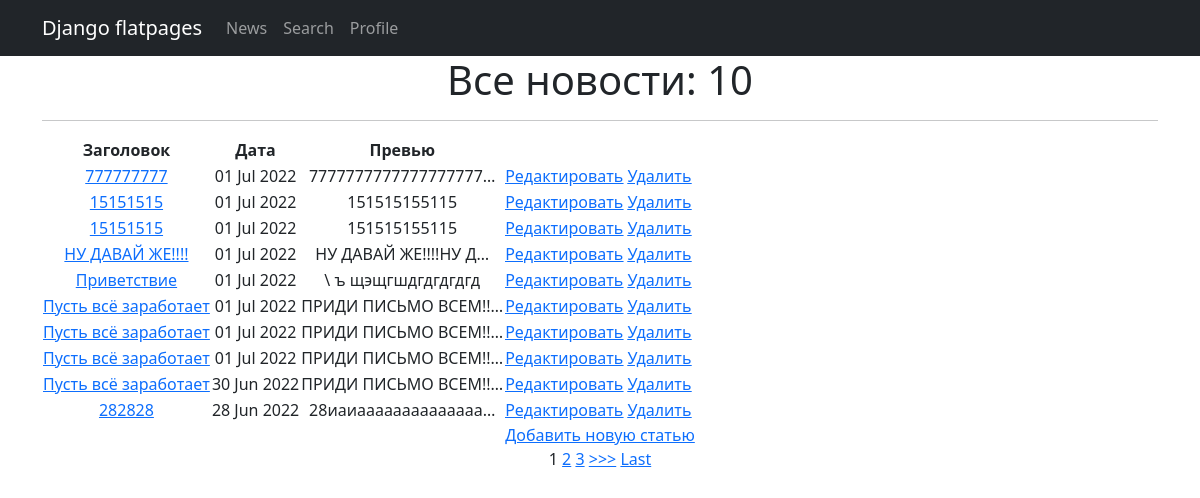
The page /news/ on the database as committed earlier.
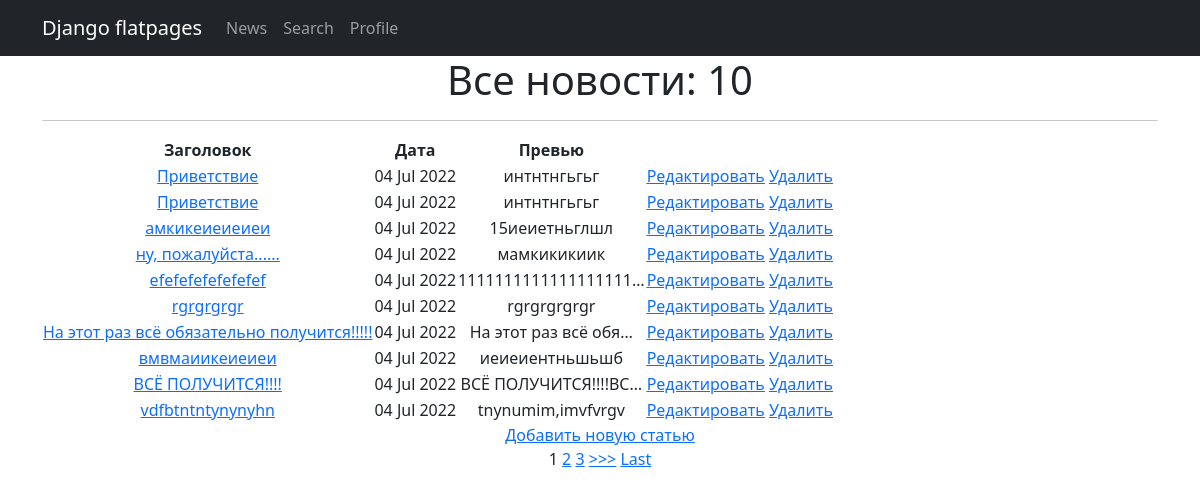
The same page on the database as committed later.
### news/models.py (models this page shows, shortened)
class Post(models.Model):
    article = 'ar'
    news = 'nw'
    NEWS_POST = [
        (article, 'Статья'),
        (news, 'Новость'),
    ]
    post_author = models.ForeignKey(Author, on_delete=models.CASCADE, verbose_name='Автор')
    news_post = models.CharField(max_length=2, choices=NEWS_POST, default=article)
    post_data = models.DateTimeField(auto_now_add=True)
    header_post = models.CharField(max_length=255)
    text_post = models.TextField()
    rating_post = models.IntegerField(default=0)
    post_category = models.ManyToManyField(Category, through='PostCategory', verbose_name='Категория')

### news/views.py (the view)
# urls.py: path('', NewsList.as_view()),
class NewsList(ListView):
    model = Post
    ordering = '-id'
    template_name = 'news.html'
    context_object_name = 'news'
    paginate_by = 10

### news/templatetags/censor.py (called while the page is built)
@register.filter()
def censor(value):
   badwords = ('Алоха', 'пост', 'метис', 'привет')
   value = value.split()
   for index, word in enumerate(value):
      if any(badword in word for badword in badwords):
         value[index] = word[0] + "".join('*' if c.isalpha() else c for c in word)
         value[index] = value[index].replace('*', '', 1)
   return " ".join(value)

### templates/news.html (shortened to what this page needs)
{% extends 'flatpages/default.html' %}
{% load censor %}
{% block content %}
<h1>Все новости: {{ news|length }}</h1>
<hr>
{% if news %}
      <table>
           <tr>
               <td><b>Заголовок</b></td>
               <td><b>Дата</b></td>
               <td><b>Превью</b></td>
           </tr>
          {% for post in news %}
           <tr>
               <td>
            <a href = "{% url 'news_' post.id %}">{{ post.header_post|censor }}</a></td>
               <td>{{ post.post_data|date:'d M Y'}}</td>
               <td>{{ post.text_post|truncatechars:20|censor }}</td>
               <td><a href="{% url 'edit' post.id %}"><u>Редактировать</u></a>
            <a href="{% url 'delete' post.id %}"><u> Удалить </u></a> </td>
           </tr>
           {% endfor %}
       </table>
   {% else %}
       <h2>Новостей нет!</h2>
   {% endif %}
<a href="{% url 'add' %}">Добавить новую статью</a> <br>
{% if is_paginated %}
    {% for num in page_obj.paginator.page_range %}
        {% if page_obj.number == num %}
            <a>{{ num }}</a>
        {% elif num > page_obj.number|add:'-3' and num < page_obj.number|add:'3' %}
            <a href="?page={{ num }}">{{ num }}</a>
        {% endif %}
    {% endfor %}
    {% if page_obj.has_next %}
        <a href="?page={{ page_obj.next_page_number }}">>>></a>
        <a href="?page={{ page_obj.paginator.num_pages }}">Last</a>
    {% endif %}
{% endif %}
{% endblock content %}

Rows that differ between the two databases and show on the page:
no longer on this page (row unchanged): Post: header_post|censor "777777777", post_data "01 Jul 2022", text_post|censor "7777777777777777777…"
no longer on this page (row unchanged): Post: header_post|censor "15151515", post_data "01 Jul 2022", text_post|censor "151515155115"
no longer on this page (row unchanged): Post: header_post|censor "15151515", post_data "01 Jul 2022", text_post|censor "151515155115"
no longer on this page (row unchanged): Post: header_post|censor "НУ ДАВАЙ ЖЕ!!!!", post_data "01 Jul 2022", text_post|censor "НУ ДАВАЙ ЖЕ!!!!НУ Д…"
no longer on this page (row unchanged): Post: header_post|censor "Приветствие", post_data "01 Jul 2022", text_post|censor "\\ ъ щэщгшдгдгдгдгд"
no longer on this page (row unchanged): Post: header_post|censor "Пусть всё заработает", post_data "01 Jul 2022", text_post|censor "ПРИДИ ПИСЬМО ВСЕМ!!…"
no longer on this page (row unchanged): Post: header_post|censor "Пусть всё заработает", post_data "01 Jul 2022", text_post|censor "ПРИДИ ПИСЬМО ВСЕМ!!…"
no longer on this page (row unchanged): Post: header_post|censor "Пусть всё заработает", post_data "01 Jul 2022", text_post|censor "ПРИДИ ПИСЬМО ВСЕМ!!…"
no longer on this page (row unchanged): Post: header_post|censor "Пусть всё заработает", post_data "30 Jun 2022", text_post|censor "ПРИДИ ПИСЬМО ВСЕМ!!…"
no longer on this page (row unchanged): Post: header_post|censor "282828", post_data "28 Jun 2022", text_post|censor "28иаиаааааааааааааа…"
added Post: header_post|censor "Приветствие", post_data "04 Jul 2022", text_post|censor "интнтнгьгьг"
added Post: header_post|censor "Приветствие", post_data "04 Jul 2022", text_post|censor "интнтнгьгьг"
added Post: header_post|censor "амкикеиеиеиеи", post_data "04 Jul 2022", text_post|censor "15иеиетньглшл"
added Post: header_post|censor "ну, пожалуйста......", post_data "04 Jul 2022", text_post|censor "мамкикикиик"
added Post: header_post|censor "efefefefefefefef", post_data "04 Jul 2022", text_post|censor "1111111111111111111…"
added Post: header_post|censor "rgrgrgrgr", post_data "04 Jul 2022", text_post|censor "rgrgrgrgrgr"
added Post: header_post|censor "На этот раз всё обязательно получится!!!!!", post_data "04 Jul 2022", text_post|censor "На этот раз всё обя…"
added Post: header_post|censor "вмвмаиикеиеиеи", post_data "04 Jul 2022", text_post|censor "иеиеиентньшьшб"
added Post: header_post|censor "ВСЁ ПОЛУЧИТСЯ!!!!", post_data "04 Jul 2022", text_post|censor "ВСЁ ПОЛУЧИТСЯ!!!!ВС…"
added Post: header_post|censor "vdfbtntntynynyhn", post_data "04 Jul 2022", text_post|censor "tnynumim,imvfvrgv"
